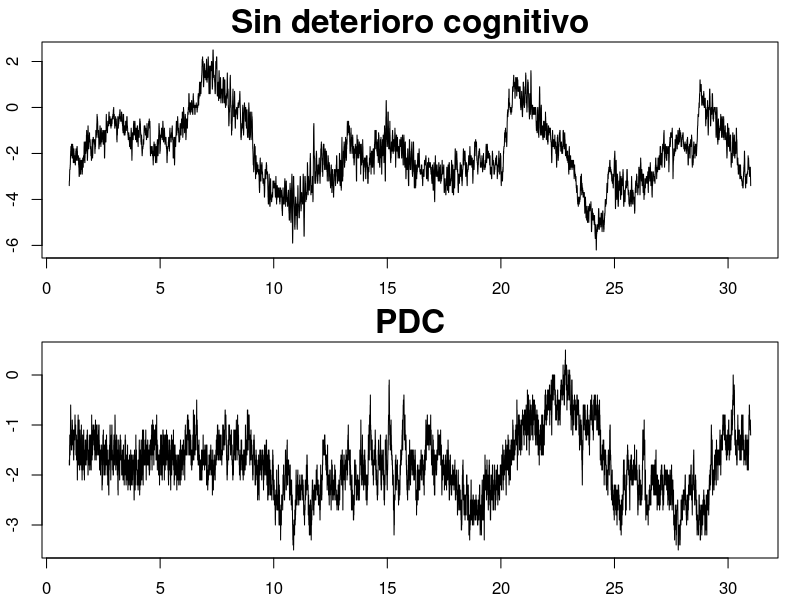

Write the R code that produced this figure. (Note: this script raises an error after producing the figure.)
dF7 = scan('dF7.csv')
dF8 = scan('dF8.csv')

nF7 = scan('nF7.csv')
nF8 = scan('nF8.csv')


###########################################

df7.t = ts(dF7,frequency=512)
nf7.t = ts(nF7,frequency=512)

df8.t = ts(dF8,frequency=512)
nf8.t = ts(nF8,frequency=512)

###########################################

dev.off()
pdf('graficaintro.pdf',width=11.744,height=5.544)

par(mfrow=c(2,1),mar=c(2,2,2,1)+0.1)
plot(nf8.t,main='Sin deterioro cognitivo',cex.main=2)
plot(df8.t,main='PDC',cex.main=2)

dev.off()

#dev.copy(pdf,'graficaintro.pdf')

###########################################

dev.off()
pdf('estudio.pdf',width=11.744,height=5.544)

par(mfrow=c(2,2),mar=c(2,2,2,1)+0.1)
plot(nf7.t,main='F7 , Sin deterioro cognitivo',cex.main=1.5)
plot(nf8.t,main='F8 , Sin deterioro cognitivo',cex.main=1.5)
plot(df7.t,main='F7 , PDC',cex.main=1.5)
plot(df8.t,main='F8 , PDC',cex.main=1.5)

dev.off()

###########################################
###########################################

S.d7 = stl(df7.t,s.window='periodic',robust=TRUE)
S.n7 = stl(nf7.t,s.window='periodic',robust=TRUE)
S.d8 = stl(df8.t,s.window='periodic',robust=TRUE)
S.n8 = stl(nf8.t,s.window='periodic',robust=TRUE)

dev.off()
pdf('stl_n_f7.pdf',width=5.872,height=6.544)
plot(S.n7,main='F7',cex=4)
dev.off()
dev.off()
pdf('stl_n_f8.pdf',width=5.872,height=6.544)
plot(S.n8,main='F8',cex=4)
dev.off()

dev.off()
pdf('stl_d_f7.pdf',width=5.872,height=6.544)
plot(S.d7,main='F7',cex=4)
dev.off()
dev.off()
pdf('stl_d_f8.pdf',width=5.872,height=6.544)
plot(S.d8,main='F8',cex=4)
dev.off()

